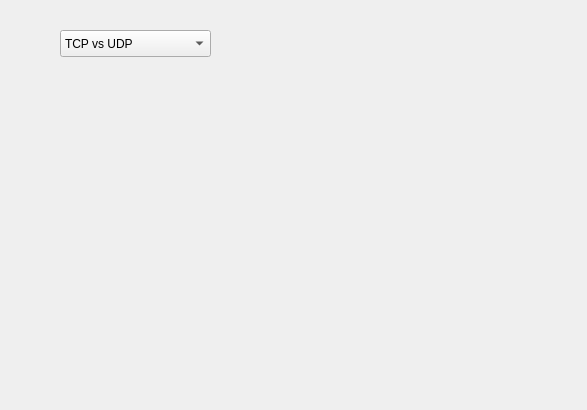
<?xml version="1.0" encoding="UTF-8"?>
<ui version="4.0">
 <class>StatWindow</class>
 <widget class="QDialog" name="StatWindow">
  <property name="geometry">
   <rect>
    <x>0</x>
    <y>0</y>
    <width>587</width>
    <height>410</height>
   </rect>
  </property>
  <property name="windowTitle">
   <string>Dialog</string>
  </property>
  <widget class="QComboBox" name="comboBox_display_choice">
   <property name="geometry">
    <rect>
     <x>60</x>
     <y>30</y>
     <width>151</width>
     <height>27</height>
    </rect>
   </property>
   <item>
    <property name="text">
     <string>TCP vs UDP</string>
    </property>
   </item>
   <item>
    <property name="text">
     <string>Chart 2</string>
    </property>
   </item>
  </widget>
 </widget>
 <resources/>
 <connections/>
</ui>
